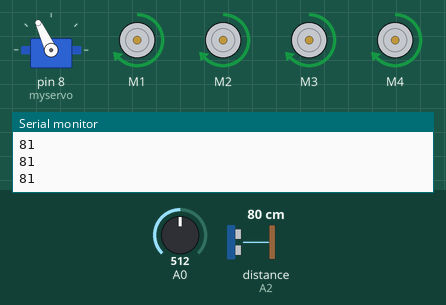
A sketch run on a simulated Arduino Uno, built with avr-gcc and run on an emulated ATmega328P. Parts: servo, 4 × DC motor (green arrow = forward, orange = backward, longer = faster), the last lines printed to the serial monitor. The inputs (shaded band) are chosen by the test bench; at power-on: distance to the obstacle (sensor on A2) 80 cm, A0 = 512. The echo pulse lasts 58.3 µs per cm.

Above: at 3.9 s.
4.0 s: distance to the obstacle (sensor on A2) set to 10 cm
5.5 s: distance to the obstacle (sensor on A2) set to 7 cm
At 7.2 s:
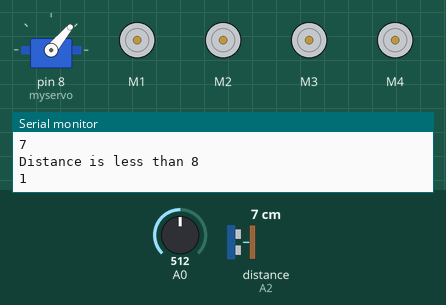
8.5 s: distance to the obstacle (sensor on A2) set to 9 cm
At 8.5 s:
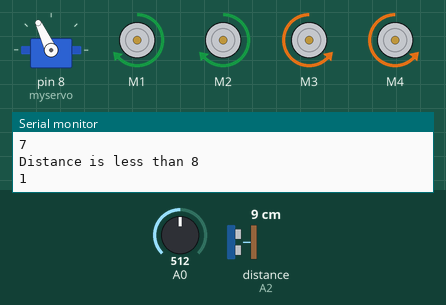
10.9 s: distance to the obstacle (sensor on A2) set to 2 cm
At 13.4 s:
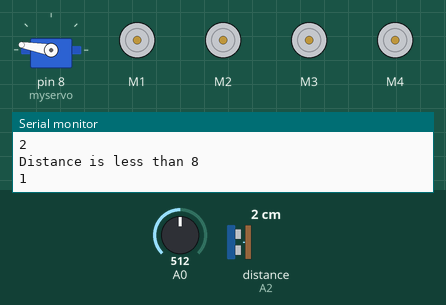
13.9 s: distance to the obstacle (sensor on A2) set to 18 cm
At 14.41 s:
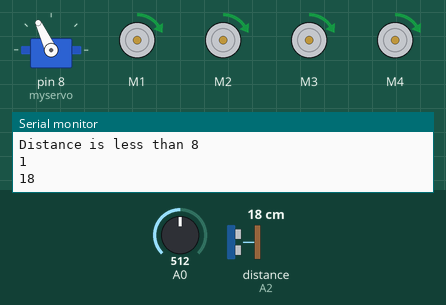
Timing chart, 0 to 16.9 s (numbered marks = the images above; inputs shaded):
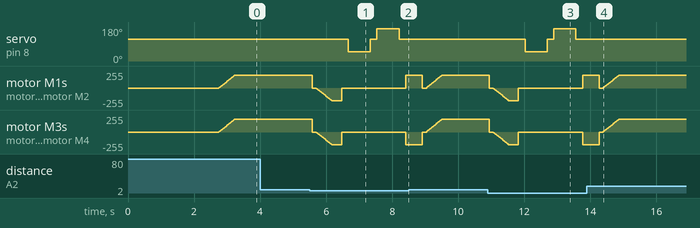

The sketch:

_MODIFIED____ARDUINO_OBSTACLE_FIRE_FIGHTING_BOT.ino
```cpp
#include <AFMotor.h>
#include <NewPing.h>
#include <Servo.h>


//Servo
const int sensorMin = 0;     // sensor min
const int sensorMax = 1024;  // sensor max

#define TRIG_PIN A3    // ultrasonic sensor
#define ECHO_PIN A2    // ultrasonic sensor
#define pump 11   // water pump[DC motor]
#define MAX_DISTANCE 200
#define MAX_SPEED 190 // sets speed of DC  motors
#define MAX_SPEED_OFFSET 20
int sensorReading = analogRead(A0);

NewPing sonar(TRIG_PIN, ECHO_PIN, MAX_DISTANCE);

AF_DCMotor motor1(1, MOTOR12_1KHZ);
AF_DCMotor motor2(2, MOTOR12_1KHZ);
AF_DCMotor motor3(3, MOTOR34_1KHZ);
AF_DCMotor motor4(4, MOTOR34_1KHZ);
Servo myservo;

boolean goesForward = false;
int distance = 100;
int speedSet = 0;

int pos = 0;


void setup() {
  Serial.begin(9600);
  myservo.attach(8);
  myservo.write(115);
  delay(2000);
  distance = readPing();
  delay(100);
  distance = readPing();
  delay(100);
  distance = readPing();
  delay(100);
  distance = readPing();
  delay(100);
}

void loop() {
  int distanceR = 0;
  int distanceL =  0;
  delay(40);

  if (distance <= 8)
  {
    Serial.println(distance);
    moveStop();
    delay(100);
    sensorReading = analogRead(A0);
    int range = map(sensorReading, sensorMin, sensorMax, 0, 3);
    Serial.println("Distance is less than 8");
    Serial.println(range);
    if (range == 0)
    {

      Serial.println("Flame");
      moveStop();
      fire_ex();
      delay(500);
    }
    else
    {
//      moveStop();
      moveBackward();
      delay(300);
      moveStop();
      delay(200);
      distanceR = lookRight();
      delay(200);
      distanceL = lookLeft();
      delay(200);

      if (distanceR >= distanceL)
      {
        turnRight();
        moveStop();
      }
      else
      {
        turnLeft();
        moveStop();
      }
    }
  } else
  {
    Serial.println(distance);
    moveForward();
  }
  distance = readPing();
}

int lookRight()
{
  myservo.write(50);
  delay(500);
  int distance = readPing();
  delay(100);
  myservo.write(115);
  return distance;
}

int lookLeft()
{
  myservo.write(170);
  delay(500);
  int distance = readPing();
  delay(100);
  myservo.write(115);
  return distance;
  delay(100);
}

int readPing() {
  delay(70);
  int cm = sonar.ping_cm();
  if (cm == 0)
  {
    cm = 250;
  }
  return cm;
}

void moveStop() {
  motor1.run(RELEASE);
  motor2.run(RELEASE);
  motor3.run(RELEASE);
  motor4.run(RELEASE);
}

void moveForward() {

  if (!goesForward)
  {
    goesForward = true;
    motor1.run(FORWARD);
    motor2.run(FORWARD);
    motor3.run(FORWARD);
    motor4.run(FORWARD);
    for (speedSet = 0; speedSet < MAX_SPEED; speedSet += 2) // slowly bring the speed up to avoid loading down the batteries too quickly
    {
      motor1.setSpeed(speedSet);
      motor2.setSpeed(speedSet);
      motor3.setSpeed(speedSet);
      motor4.setSpeed(speedSet);
      delay(5);
    }
  }
}

void moveBackward() {
  goesForward = false;
  motor1.run(BACKWARD);
  motor2.run(BACKWARD);
  motor3.run(BACKWARD);
  motor4.run(BACKWARD);
  for (speedSet = 0; speedSet < MAX_SPEED; speedSet += 2) // slowly bring the speed up to avoid loading down the batteries too quickly
  {
    motor1.setSpeed(speedSet);
    motor2.setSpeed(speedSet);
    motor3.setSpeed(speedSet);
    motor4.setSpeed(speedSet);
    delay(5);
  }
}

void turnRight() {
  motor1.run(FORWARD);
  motor2.run(FORWARD);
  motor3.run(BACKWARD);
  motor4.run(BACKWARD);
  delay(500);
  motor1.run(FORWARD);
  motor2.run(FORWARD);
  motor3.run(FORWARD);
  motor4.run(FORWARD);
}

void turnLeft() {
  motor1.run(BACKWARD);
  motor2.run(BACKWARD);
  motor3.run(FORWARD);
  motor4.run(FORWARD);
  delay(500);
  motor1.run(FORWARD);
  motor2.run(FORWARD);
  motor3.run(FORWARD);
  motor4.run(FORWARD);
}
void fire_ex()
{
  delay (500);

  Serial.println("starting pump");
  digitalWrite(pump, HIGH); //Turn the pump ON for DC Motor
  Serial.println("calling pump");
  delay(500);

  for (pos = 50; pos <= 130; pos += 1) {
    myservo.write(pos);
    delay(100);
  }
  for (pos = 130; pos >= 50; pos -= 1) {
    myservo.write(pos);
    delay(100);
  }
  // need to add condition to check if fire is low or high
   sensorReading = analogRead(A0);
   int range = map(sensorReading, sensorMin, sensorMax, 0, 3);
   if (range==0)
  {
    fire_ex();
    }
  else{
  digitalWrite(pump, LOW);
  myservo.write(90);
  }
}
```

Measured:
- the behaviour switches between 9 and 8 cm on distance to the obstacle (sensor on A2) (found by bisection; images 0 and 1)
- after the input at 5.5 s, servo on pin 8 (myservo): 115° → 50° after 1.2 s, → 115° 0.67 s later, → 170° 0.20 s later, → 115° 0.67 s later
- after the input at 8.5 s, servo on pin 8 (myservo): stays 115° (without the input it goes to 50° after 1.6 s)
- after the input at 10.9 s, servo on pin 8 (myservo): 115° → 50° after 1.1 s, → 115° 0.67 s later, → 170° 0.20 s later, → 115° 0.67 s later
- after the input at 13.9 s, servo on pin 8 (myservo): stays 115° (without the input it goes to 50° after 1.6 s)
